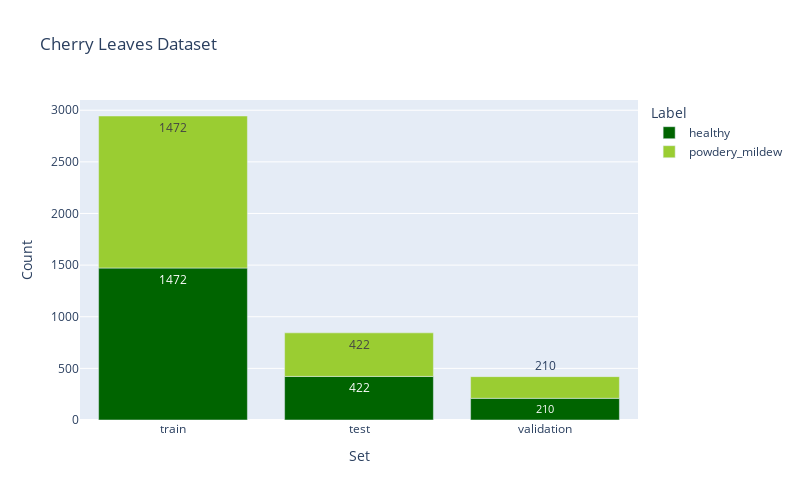

Source (notebook cell):
### Markdown cell above
Function to plot bar chart

### Code cell
import plotly.express as px

sets = ["train", "train", "test", "test", "validation", "validation"]
labels = ["healthy", "powdery_mildew", "healthy", "powdery_mildew", "healthy", "powdery_mildew"]
counts = [1472, 1472, 422, 422, 210, 210]

# Create the DataFrame
df_freq = pd.DataFrame({'Set': sets, 'Label': labels, 'Count': counts})

# Define colors
color_palette = {"healthy": "darkgreen", "powdery_mildew": "yellowgreen"}

fig = px.bar(df_freq, 
             x='Set', 
             y='Count', 
             color='Label',
             color_discrete_map=color_palette,
             title='Cherry Leaves Dataset',
             text_auto=True
            )

fig.update_layout(
    autosize=False,
    width=800, 
    height=500, 
    )
fig.show()
fig.write_image(f'outputs/{version}/bar_chart.png')

### Figure 1 — Plotly figure (JSON) as saved in the notebook; plotly's stock layout.template omitted (floating-point values rounded to 4 significant figures)
{"data": [{"alignmentgroup": "True", "hovertemplate": "Label=healthy<br>Set=%{x}<br>Count=%{y}<extra></extra>", "legendgroup": "healthy", "marker": {"color": "darkgreen", "pattern": {"shape": ""}}, "name": "healthy", "offsetgroup": "healthy", "orientation": "v", "showlegend": true, "textposition": "auto", "texttemplate": "%{y}", "type": "bar", "x": ["train", "test", "validation"], "xaxis": "x", "y": [1472, 422, 210], "yaxis": "y"}, {"alignmentgroup": "True", "hovertemplate": "Label=powdery_mildew<br>Set=%{x}<br>Count=%{y}<extra></extra>", "legendgroup": "powdery_mildew", "marker": {"color": "yellowgreen", "pattern": {"shape": ""}}, "name": "powdery_mildew", "offsetgroup": "powdery_mildew", "orientation": "v", "showlegend": true, "textposition": "auto", "texttemplate": "%{y}", "type": "bar", "x": ["train", "test", "validation"], "xaxis": "x", "y": [1472, 422, 210], "yaxis": "y"}], "layout": {"autosize": false, "barmode": "relative", "height": 500, "legend": {"title": {"text": "Label"}, "tracegroupgap": 0}, "title": {"text": "Cherry Leaves Dataset"}, "width": 800, "xaxis": {"anchor": "y", "domain": [0, 1], "title": {"text": "Set"}}, "yaxis": {"anchor": "x", "domain": [0, 1], "title": {"text": "Count"}}}}
